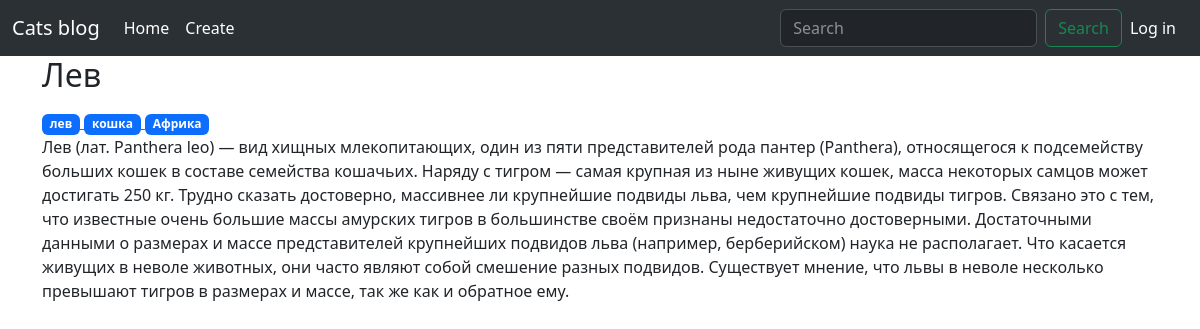
The page /Лев on the database its author committed.
### models.py (models this page shows, shortened)
class Post(db.Model):
    __tablename__ = 'post'
    id = db.Column(db.Integer, primary_key=True)
    title = db.Column(db.String(100))
    url = db.Column(db.String(100), unique=True)
    body = db.Column(db.Text)
    created = db.Column(db.DateTime, default=datetime.now)
    tags = db.relationship('Tag', secondary=post_tags, backref=db.backref('posts', lazy='dynamic'))

class Tag(db.Model):
    __tablename__ = 'tag'
    id = db.Column(db.Integer, primary_key=True)
    title = db.Column(db.String(100))
    url = db.Column(db.String, unique=True)

### posts/blueprint.py (the view)
@posts.route('/<url>')
def post_detail_page(url):
    post = Post.query.filter(Post.url == url).first()
    tags = post.tags
    if post:
        return render_template('post_detail.html', post=post, tags=tags)
    else:
        return render_template('page404.html'), 404

### posts/templates/post_detail.html (shortened to what this page needs)
{% extends 'base.html' %}
{% block content_title %}
    <p>{{ post.title }}</p>
{% endblock %}
{% block content %}
    <div class="tags">
        {% for tag in tags %}
        <a href="{{ url_for('posts.tag_detail_page', url=tag.url) }}">
            <span class="badge text-bg-primary">{{ tag.title }}</span>
        </a>
        {% endfor %}
    </div>
    <p>{{ post.body }}</p>
{% endblock %}

### rows shown on the page
Post: title "Лев", body "Лев (лат. Panthera leo) — вид хищных млекопитающих, один из пяти представителей рода пантер (Panthera), относящегося к подсемейству больших кошек в составе семейства кошачьих. Наряду с тигром — самая крупная из ныне живущих кошек, масса некоторых самцов может достигать 250 кг. Трудно сказать достоверно, массивнее ли крупнейшие подвиды льва, чем крупнейшие подвиды тигров. Связано это с тем, что известные очень большие массы амурских тигров в большинстве своём признаны недостаточно достоверными. Достаточными данными о размерах и массе представителей крупнейших подвидов льва (например, берберийском) наука не располагает. Что касается живущих в неволе животных, они часто являют собой смешение…"
Tag: title "лев"
Tag: title "кошка"
Tag: title "Африка"
